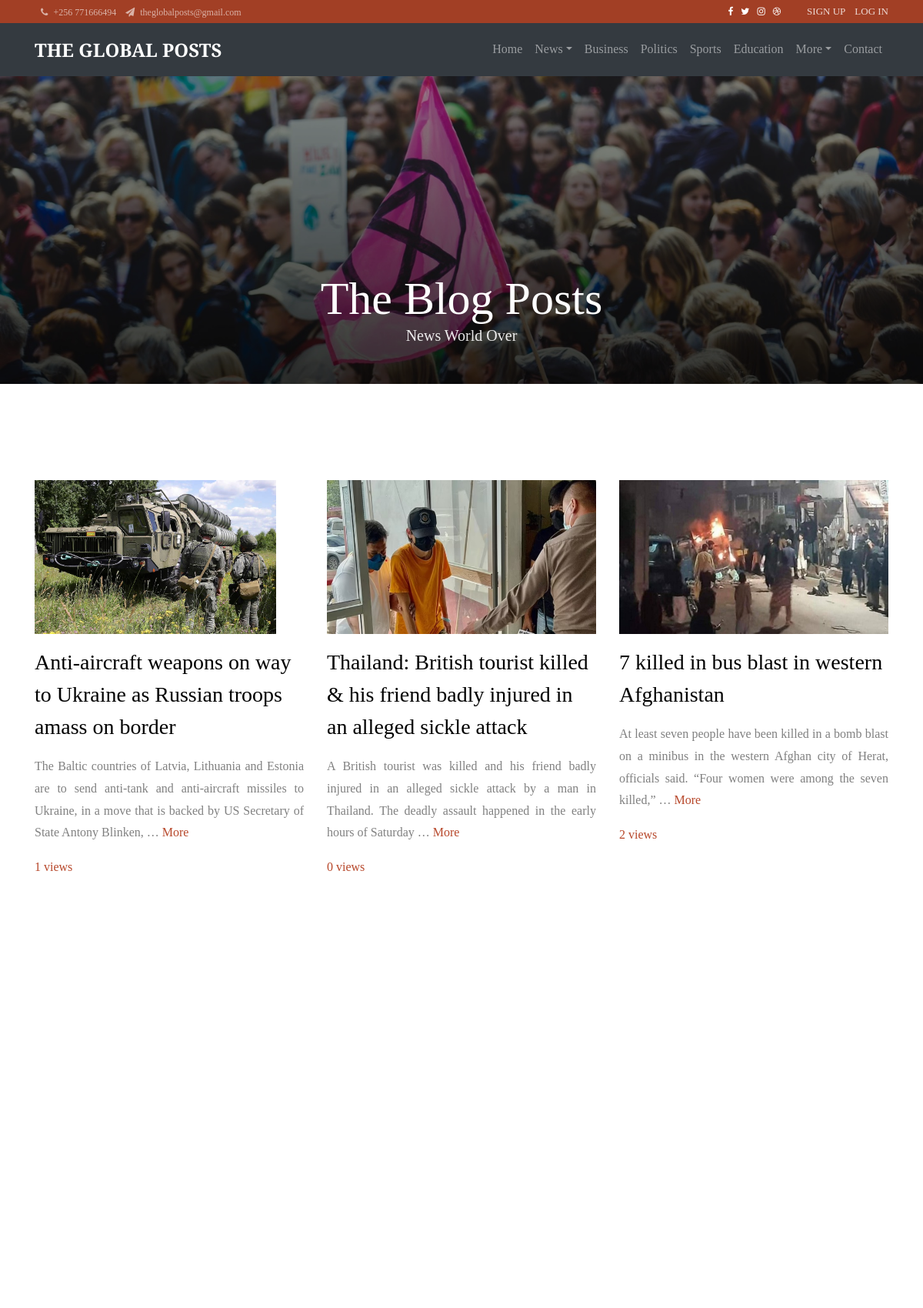
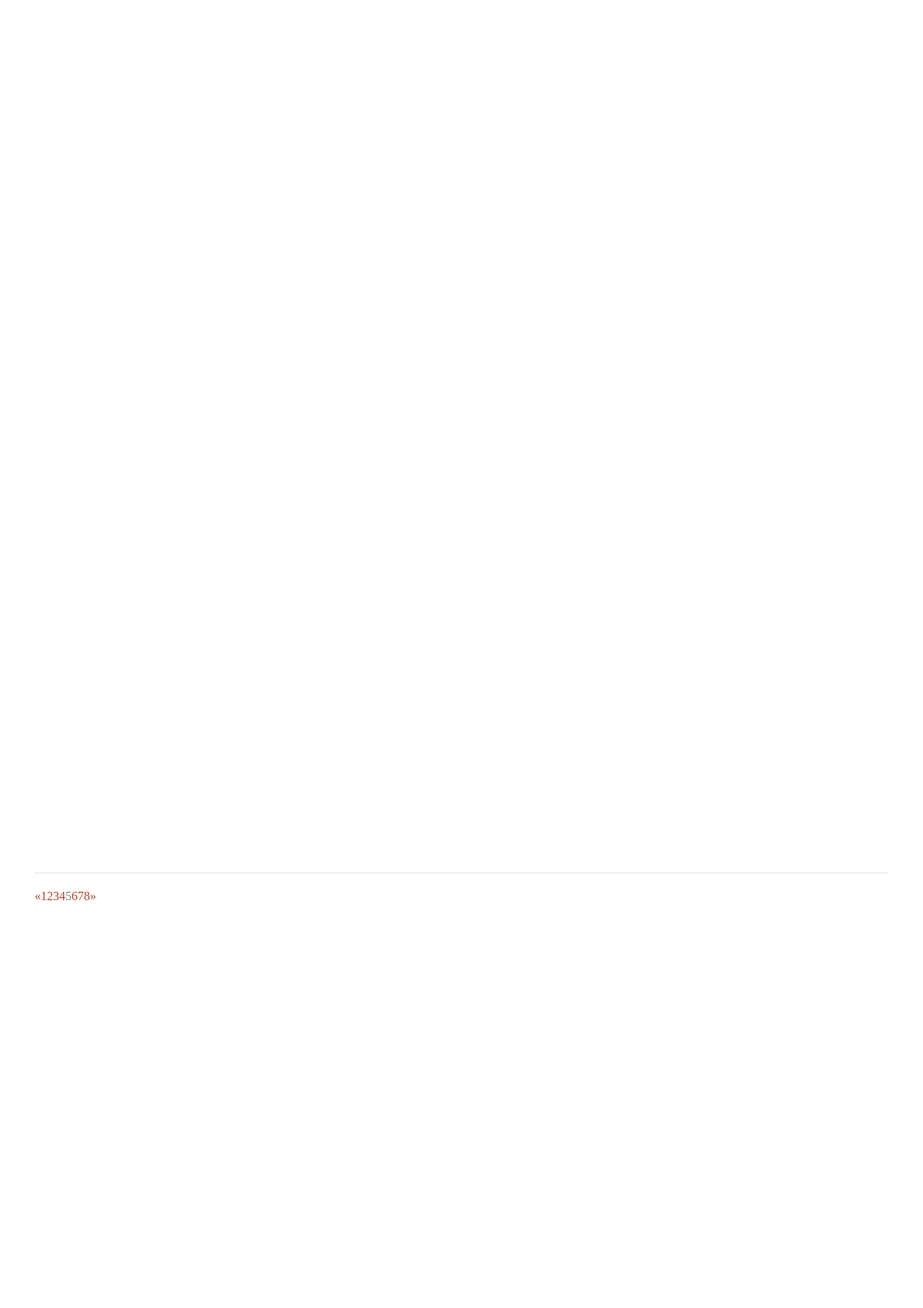
The app's page /?page=5 (upper part) with its own data (2 pictures, top to bottom).
### mainweb/models.py (models this page shows, shortened)
class Post(models.Model):
	STATUS_CHIOCES = (
		('draft','Draft'),
		('published','Published'),
		)
	title = models.CharField(max_length=250)
	slug = models.SlugField(max_length=250, unique_for_date='publish')
	author = models.ForeignKey(User, on_delete=models.CASCADE, related_name='blog_posts')
	category = models.ForeignKey(Category,on_delete=models.SET_NULL, null=True,blank=True )
	img = models.ImageField(upload_to='media/news/', blank=True, null=True)
	body =models.TextField()
	publish = models.DateTimeField(default=timezone.now)
	created = models.DateField(auto_now_add=True)
	updated = models.DateTimeField(auto_now=True)
	status = models.CharField(max_length=10,choices=STATUS_CHIOCES, default='published ')
	viewers = models.IntegerField(default=1, null=True)
	objects =models.Manager()
	published = PublishedManager()
	class Meta:
		ordering = ('-publish',)
	@property
	def imgURL(self):
		try:
			url = self.img.url
		except:
			url =''
		return url

### mainweb/views.py (the view)
# urls.py: path("", views.homeview, name='homepage'),
def homeview(request):
	object_list = Post.published.all()
	page = request.GET.get('page', 1)
	paginator = Paginator(object_list,12)
	try:
		users = paginator.page(page)
	except PageNotAnInteger:
		users = paginator.page(1)
	except EmptyPage:
		users = paginator.page(paginator.num_pages)
	context = {'posts':users, 'object_list':object_list}
	return render(request, 'mainweb/index.html',context)

### mainweb/templates/mainweb/index.html (shortened to what this page needs)
{% extends 'mainweb/base.html' %}
{% load static %}
{% block content %}
<section class="hero-wrap hero-wrap-2" style="background-image: url({% static 'images/banner.jpg' %});" data-stellar-background-ratio="0.5">
  <div class="overlay"></div>
  <div class="container">
    <div class="row no-gutters slider-text align-items-end justify-content-center">
      <div class="col-md-9 ftco-animate mb-5 text-center">
        <h2 class="mb-0 bread">The Blog Posts</h2>
        <p class="mb-0">News World Over</p>
      </div>
    </div>
  </div>
</section><br/>
<section class="ftco-section ftco-degree-bg">
  <div class="container">
    <div class="row">
      {% for blog in posts %}
      <div class="col-lg-4 ftco-animate">
        <p>
          <img style="height: 200px;" src="{{blog.imgURL}}" alt="" class="img-fluid">
        </p>
        <h3 class="mb-3">{{blog.title}}</h3>
        <p class="text-justify">{{blog.body|truncatewords:30}} <a href="{% url 'mainweb:details' blog.id  %}">More</a></p>
        <p class="text-justify"><a href="{% url 'mainweb:details' blog.id  %}">{{blog.viewers}} views</a></p>
      </div>
       {% endfor %}
    </div><br>
    <hr/>
    {% if posts.has_other_pages %}
      <ul class="pagination">
        {% if posts.has_previous %}
          <li><a href="?page={{ posts.previous_page_number }}">&laquo;</a></li>
        {% else %}
          <li class="disabled"><span>&laquo;</span></li>
        {% endif %}
        {% for i in posts.paginator.page_range %}
          {% if posts.number == i %}
            <li class="active"><span> {{ i }} <span class="sr-only">(current)</span></span></li>
          {% else %}
            <li><a href="?page={{ i }}"> {{ i }} </a></li>
          {% endif %}
        {% endfor %}
        {% if posts.has_next %}
          <li><a href="?page={{ posts.next_page_number }}">&raquo;</a></li>
        {% else %}
          <li class="disabled"><span>&raquo;</span></li>
        {% endif %}
      </ul>
    {% endif %}
    <br>
     <div class="row pt-3">
    </div>
    <div class="row">
      </div>
  </div>
</section>
{% endblock content %}

### records on screen
Post: imgURL (picture), title "Anti-aircraft weapons on way to Ukraine as Russian troops amass on border", body "The Baltic countries of Latvia, Lithuania and Estonia are to send anti-tank and anti-aircraft missiles to Ukraine, in a move that is backed by US Secretary of State Antony Blinken, …", viewers "1"
Post: imgURL (picture), title "Thailand: British tourist killed & his friend badly injured in an alleged sickle attack", body "A British tourist was killed and his friend badly injured in an alleged sickle attack by a man in Thailand. The deadly assault happened in the early hours of Saturday …", viewers "0"
Post: imgURL (picture), title "7 killed in bus blast in western Afghanistan", body "At least seven people have been killed in a bomb blast on a minibus in the western Afghan city of Herat, officials said. “Four women were among the seven killed,” …", viewers "2"

### other values on screen
{{ i }} "1" "2" "3" "4" "6" "7" "8"
{{ i }} "5"
